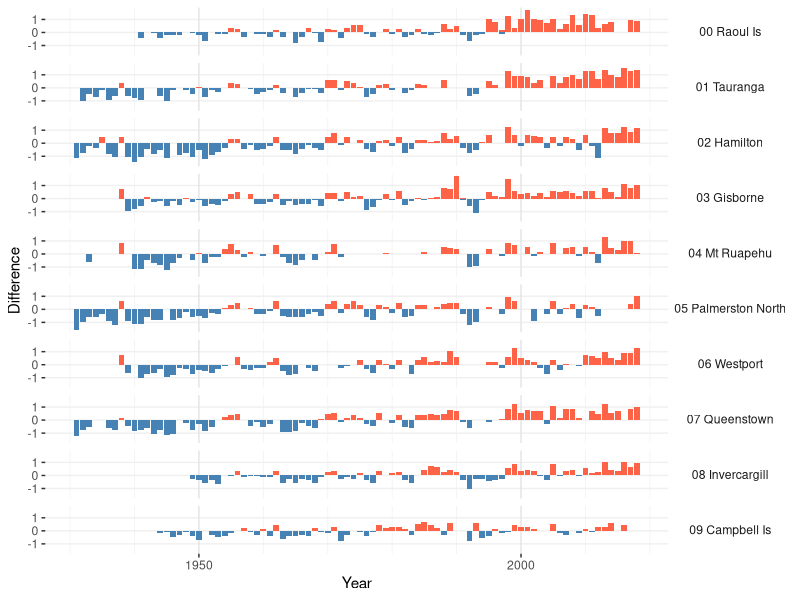

The R script that drew this image:
library(ggplot2)
library(tidyr)
library(dplyr)

tmeans = read.csv("data/station-series-1931-2018.csv", header = TRUE) %>% 
  filter(Locale != "Molesworth")

p <- ggplot(data=tmeans, aes(x=Year,y=Difference, fill=cut(Difference, c(-Inf,0,Inf)))) +
  geom_bar(stat="identity") +
  scale_fill_manual(values=c("steelblue", "tomato")) +
  facet_grid(Locale ~ .) +
  scale_x_continuous(breaks = seq(1950, 2000, 50), minor_breaks = seq(1930, 2220, 10)) +
  theme(
        legend.position="none",
        panel.background=element_blank(),
        panel.border=element_blank(),
        plot.background=element_blank(),
        panel.grid.major.x = element_line(colour = "#e4e4e4"),
        panel.grid.major.y = element_line(colour = "#f0f0f0"),
        panel.grid.minor.x = element_line(colour = "#f0f0f0"),
        strip.text.y = element_text(angle=0),
        strip.background = element_blank())

print(p)